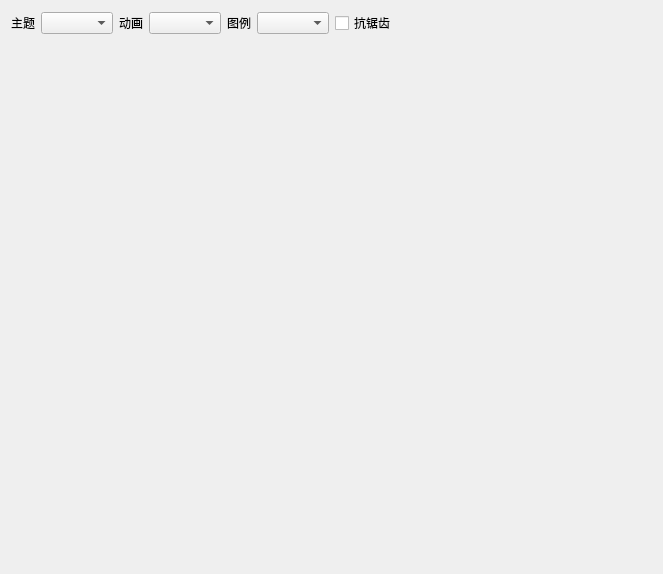
<?xml version="1.0" encoding="UTF-8"?>
<ui version="4.0">
 <class>ChartDemo</class>
 <widget class="QWidget" name="ChartDemo">
  <property name="geometry">
   <rect>
    <x>0</x>
    <y>0</y>
    <width>663</width>
    <height>574</height>
   </rect>
  </property>
  <property name="windowTitle">
   <string>ChartDemo</string>
  </property>
  <layout class="QGridLayout" name="gridLayout">
   <item row="0" column="0">
    <layout class="QHBoxLayout" name="horizontalLayout">
     <item>
      <widget class="QLabel" name="themelabel">
       <property name="text">
        <string>主题</string>
       </property>
      </widget>
     </item>
     <item>
      <widget class="QComboBox" name="themeBox"/>
     </item>
     <item>
      <widget class="QLabel" name="donghua">
       <property name="text">
        <string>动画</string>
       </property>
      </widget>
     </item>
     <item>
      <widget class="QComboBox" name="donghuaBox"/>
     </item>
     <item>
      <widget class="QLabel" name="tuli">
       <property name="text">
        <string>图例</string>
       </property>
      </widget>
     </item>
     <item>
      <widget class="QComboBox" name="tuliBox"/>
     </item>
     <item>
      <widget class="QCheckBox" name="checkBox">
       <property name="text">
        <string>抗锯齿</string>
       </property>
      </widget>
     </item>
     <item>
      <spacer name="horizontalSpacer">
       <property name="orientation">
        <enum>Qt::Horizontal</enum>
       </property>
       <property name="sizeHint" stdset="0">
        <size>
         <width>332</width>
         <height>20</height>
        </size>
       </property>
      </spacer>
     </item>
    </layout>
   </item>
   <item row="1" column="0">
    <widget class="QChartView" name="widget" native="true"/>
   </item>
  </layout>
 </widget>
 <layoutdefault spacing="6" margin="11"/>
 <customwidgets>
  <customwidget>
   <class>QChartView</class>
   <extends>QWidget</extends>
   <header>qchartview.h</header>
   <container>1</container>
  </customwidget>
 </customwidgets>
 <resources/>
 <connections/>
</ui>
